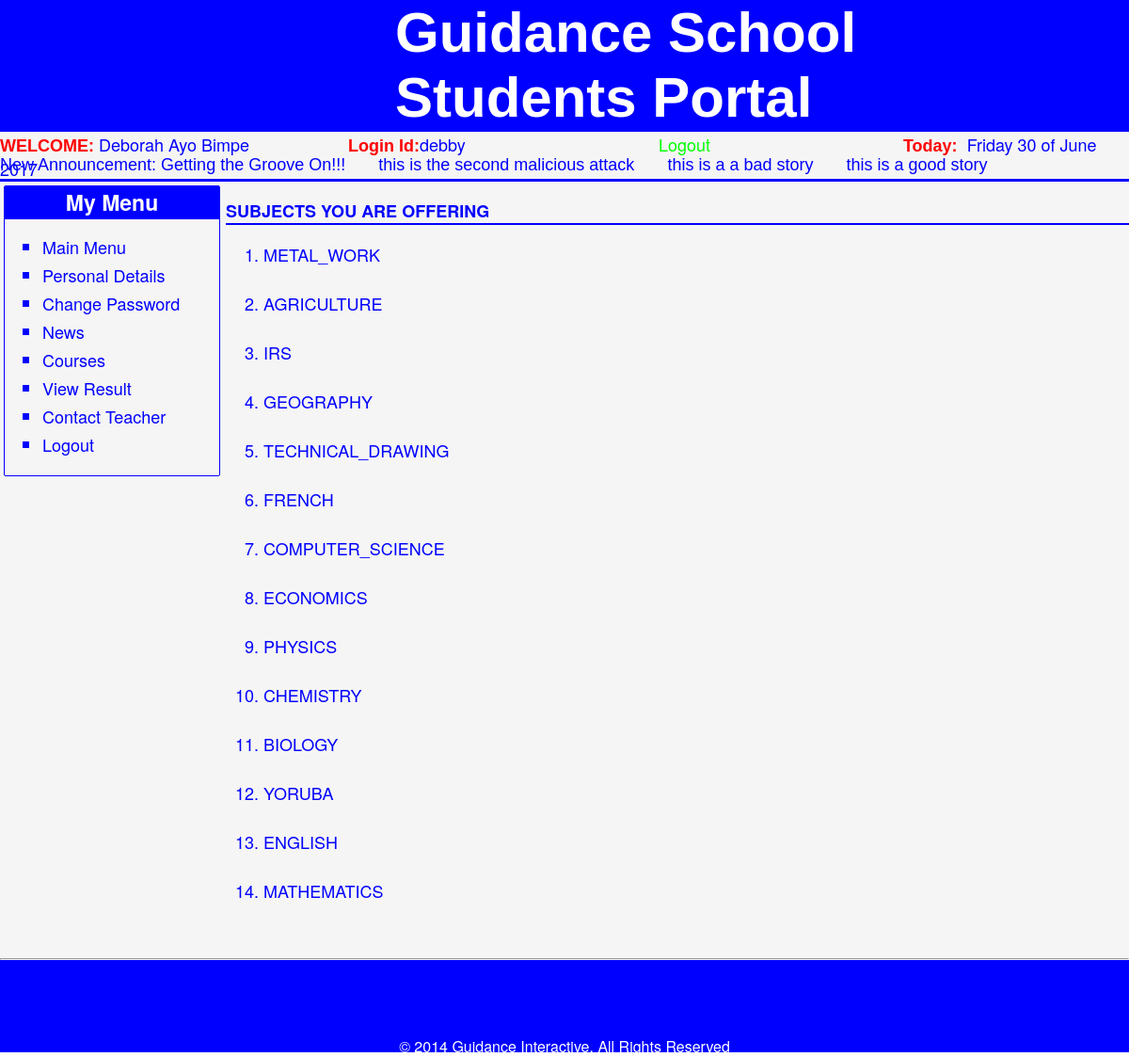
The page /students/courses.php (signed in) on the database its author committed.
### tables this page shows
CREATE TABLE IF NOT EXISTS `notice` (
  `id` int(3) unsigned NOT NULL AUTO_INCREMENT,
  `notice` varchar(500) NOT NULL,
  PRIMARY KEY (`id`),
  UNIQUE KEY `id` (`id`)
);

CREATE TABLE IF NOT EXISTS `students` (
  `id` int(3) NOT NULL AUTO_INCREMENT,
  `student_id` varchar(15) NOT NULL,
  `surname` varchar(50) NOT NULL,
  `firstname` varchar(50) NOT NULL,
  `othername` varchar(50) NOT NULL,
  `username` varchar(50) NOT NULL,
  `password` varchar(50) NOT NULL,
  `phone` varchar(20) NOT NULL,
  `email` varchar(50) NOT NULL,
  `admission_date` date NOT NULL,
  `admin_admitting` varchar(50) NOT NULL,
  `date_of_birth` date NOT NULL,
  `age` int(3) NOT NULL,
  `gender` varchar(10) NOT NULL,
  `nationality` varchar(10) NOT NULL,
  `religion` varchar(15) NOT NULL,
  `address` varchar(100) NOT NULL,
  `state_of_origin` varchar(30) NOT NULL,
  `state_of_birth` varchar(30) NOT NULL,
  `parent_phone` varchar(20) NOT NULL,
  `parent_email` varchar(50) NOT NULL,
  `class_of_admitant` varchar(20) NOT NULL,
  `department` varchar(20) NOT NULL,
  `picture` varchar(200) NOT NULL,
  `courses` varchar(1000) NOT NULL,
  PRIMARY KEY (`id`),
  UNIQUE KEY `student_id` (`student_id`,`username`,`email`)
);

### students/session.php (called while the page is built, shortened)
<?php
if(!empty($_SESSION['student'])){
$student=$_SESSION['student'];
}else{
header('location:login.php');
}
?>

### students/courses.php (the view, shortened to what this page needs)
<?php
include('session.php');
?>
<!DOCTYPE html PUBLIC "-//W3C//DTD XHTML 1.0 Transitional//EN" "http://www.w3.org/TR/xhtml1/DTD/xhtml1-transitional.dtd">
<html xmlns="http://www.w3.org/1999/xhtml">
<head>
<link href="css/style.css" type="text/css" rel="stylesheet">
</head>
<body>
<?php include('header.php'); ?>
<?php include('main1.php'); ?>
<?php include('scroll.php'); ?>
<div id="body">
<?php include('menu.php'); ?>
<div id="work">
<?php
$query=mysql_query("SELECT courses FROM students WHERE username='$username'");
while($row=mysql_fetch_assoc($query)){
$courses=$row['courses'];
}
if($courses==""){
?>
<p class="tops">REGISTER YOUR COURSES</p>
<form method="POST" action="">
<div id="register">
<?php
if(substr($class,0,1)=="J"){
$level="junior";
}elseif(substr($class,0,1)=="S"){
$level="senior";
}
$query="SELECT * FROM subjects WHERE";
if($level=="junior"){
$query.=" level='$level'";
}elseif($level=="senior"){
$query.=" level='$level'";
}
if($sql=mysql_query($query)){
while($row=mysql_fetch_assoc($sql)){
$subj=str_replace("_"," ",$row['name']);
echo "<li><input type='checkbox' name='subject[]' value='".$row['name']."' />$subj</li>";
}
}else{
echo "<p style='color:red'>Error: ".mysql_error()." Please contact developer</p>";
}
?>
</div>
<input type="submit" class="submit" name="register" value="Register Corses" /><input class="submit" type="reset" value="Clear" />
</form>
<?php
if(isset($_POST['register'])){
$subjects="";
foreach($_POST['subject'] as $subject){
$subjects=$subject.','.$subjects;
}
if((count($_POST['subject'])<10)){
echo "<script>alert('You Must Register At Least 10 subjects')</script>";
}else{
include('connect.php');
if($subjects!=""){
$sql=mysql_query("UPDATE students SET  courses =  '$subjects' WHERE  username ='$username'");
if($sql){
echo  "<script>alert('Subjects Registered!!!')</script>";
}
}
}
}
?>
<?php
}else{
echo "<p class='tops'>SUBJECTS YOU ARE OFFERING</p>";
$course=explode(',',$courses);
echo "<ol>";
foreach($course as $subject){
if($subject!=""){
echo '<li class="subject">'.$subject.'</li><br>';
}
}
}
echo "</ol>";
?>
</div>
</div>
<?php include('footer.php'); ?>
</body>
</html>

### students/scroll.php
<?php
$sql1=mysql_query("SELECT notice FROM notice ORDER BY id DESC LIMIT 0,4");
echo"<div id='scroll'>";
echo"<marquee>";
echo "New Announcement: ";
while($row=mysql_fetch_assoc($sql1)){
echo "{$row['notice']} &nbsp;&nbsp;&nbsp;&nbsp;&nbsp;&nbsp;";
};
echo"</marquee>";
echo"</div>";
?>

### students/css/style.css (style rules this page uses)
body { padding: 0px; width: 100%; height: 100%; margin: auto; font-family: "Blenda Script","Helvetica Neue", Helvetica, Arial, sans-serif; color:blue; font-size:16px; }
div { display:block; }
#scroll { height: 25px; width: 100%; background-color: whitesmoke; color: blue; font-family:Verdana, Arial, Helvetica, sans-serif; font-size:18px; border-bottom:3px solid blue; }
#body { width: 100%; display:inline-block; background-color: whitesmoke; padding-bottom:15px; }
#work { width: 80%; background-color:whitesmoke; position: relative; float: right; border-radius:2px; min-height:410px; font-size:18px; font-family:"Helvetica Neue", Helvetica, Arial, sans-serif;; }
.tops { width:100%; font-weight:bold; border-bottom:2px solid blue; text-transform:uppercase; font-family:"Helvetica Neue", Helvetica, Arial, sans-serif;; }
.subject { text-transform:uppercase; }

### rows shown on the page
notice: notice "Getting the Groove On!!!"
notice: notice "this is the second malicious attack"
notice: notice "this is a a bad story"
notice: notice "this is a good story"
students: courses "METAL_WORK", courses "AGRICULTURE", courses "IRS", courses "GEOGRAPHY", courses "TECHNICAL_DRAWING", courses "FRENCH", courses "COMPUTER_SCIENCE", courses "ECONOMICS", courses "PHYSICS", courses "CHEMISTRY", courses "BIOLOGY", courses "YORUBA", courses "ENGLISH", courses "MATHEMATICS"

### other values the page prints
$surname "Deborah"
$firstname "Ayo"
$othername "Bimpe"
$username "debby"
